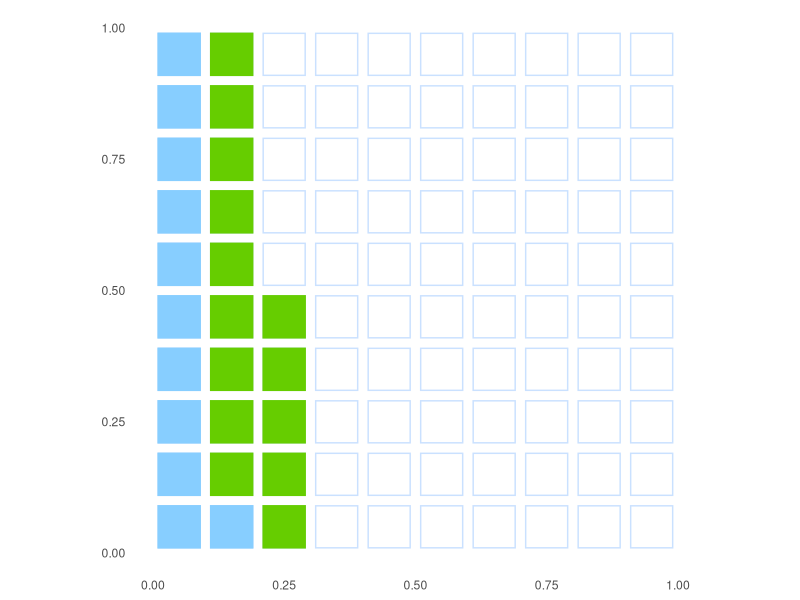

Reproduce this figure in R.
## ---- chunk 1
knitr::opts_chunk$set(
  collapse = TRUE,
  comment = "#>"
)

library(magrittr)
library(tidyverse)
## ---- chunk 2
theme_set(theme_minimal() +
    theme(
      panel.grid = element_blank()
    )
  )
## ---- chunk 3
N = 100
width = sqrt(N)
height = sqrt(N)
margin = 0.01

x = seq(0, 1, length.out = width + 1)
y = seq(0, 1, length.out = height + 1)

plan = data.frame(
  xleft = x[-length(x)] + margin,
  xright = x[-1] - margin
)

df <- plan %>%
  group_by(xleft, xright) %>%
  do(
    data.frame(
      ybottom = y[-length(y)] + margin,
      ytop = y[-1] - margin
    )) %>%
  ungroup()

## ---- chunk 4
df %>%
  ggplot(aes(xmin = xleft, xmax = xright, ymin = ybottom, ymax = ytop)) +
  geom_rect(color = "lightsteelblue1", fill = NA, size = 0.5) +
  geom_rect(color = "skyblue1", fill = "skyblue1", data = slice(df,1:11)) +
  geom_rect(color = "chartreuse3", fill = "chartreuse3", data = slice(df,12:25)) +
  coord_fixed()
